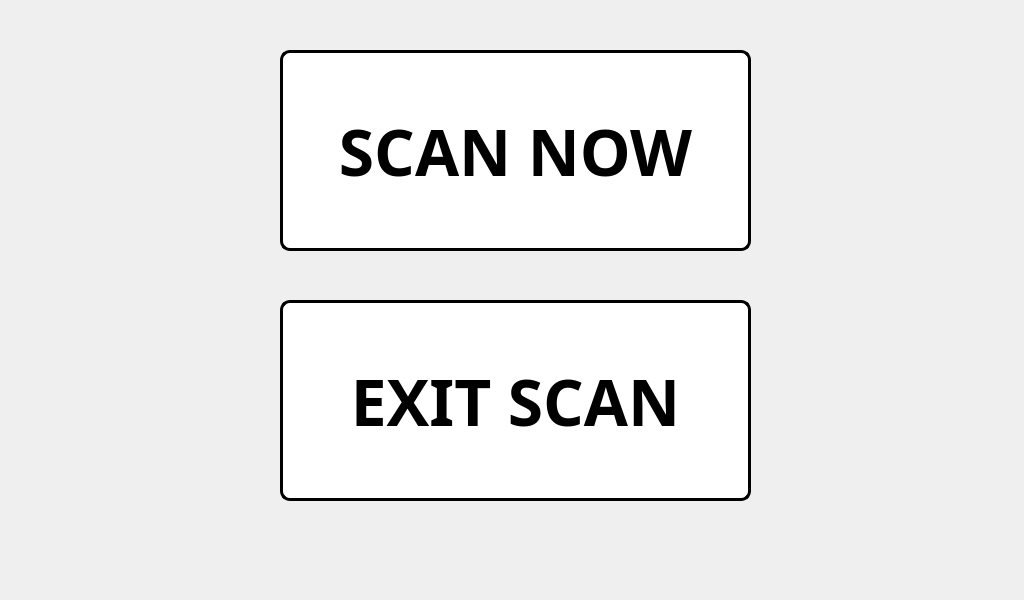
<?xml version="1.0" encoding="UTF-8"?>
<ui version="4.0">
 <class>MainWindow</class>
 <widget class="QMainWindow" name="MainWindow">
  <property name="geometry">
   <rect>
    <x>0</x>
    <y>0</y>
    <width>1024</width>
    <height>600</height>
   </rect>
  </property>
  <property name="minimumSize">
   <size>
    <width>1024</width>
    <height>600</height>
   </size>
  </property>
  <property name="maximumSize">
   <size>
    <width>1024</width>
    <height>600</height>
   </size>
  </property>
  <property name="windowTitle">
   <string>Interactive First Aid Cabinet</string>
  </property>
  <widget class="QWidget" name="centralwidget">
   <widget class="QPushButton" name="scan_button">
    <property name="geometry">
     <rect>
      <x>280</x>
      <y>50</y>
      <width>471</width>
      <height>201</height>
     </rect>
    </property>
    <property name="font">
     <font>
      <family>Unispace</family>
      <pointsize>48</pointsize>
      <weight>75</weight>
      <bold>true</bold>
     </font>
    </property>
    <property name="cursor">
     <cursorShape>PointingHandCursor</cursorShape>
    </property>
    <property name="styleSheet">
     <string notr="true">QPushButton:hover:!pressed
{
  background-color: rgb(195,30,60);
}

QPushButton
{
  background-color: white;
color: black;
border-style: outset;
border-width: 3px;
border-radius:10px;
border-color: black;
}
</string>
    </property>
    <property name="text">
     <string>SCAN NOW</string>
    </property>
   </widget>
   <widget class="QLabel" name="label">
    <property name="geometry">
     <rect>
      <x>0</x>
      <y>0</y>
      <width>1024</width>
      <height>600</height>
     </rect>
    </property>
    <property name="minimumSize">
     <size>
      <width>1024</width>
      <height>600</height>
     </size>
    </property>
    <property name="maximumSize">
     <size>
      <width>1024</width>
      <height>600</height>
     </size>
    </property>
    <property name="cursor">
     <cursorShape>ArrowCursor</cursorShape>
    </property>
    <property name="text">
     <string/>
    </property>
    <property name="pixmap">
     <pixmap>pictures/program_pictures/main_wallpaper.png</pixmap>
    </property>
   </widget>
   <widget class="QPushButton" name="exit_scan">
    <property name="geometry">
     <rect>
      <x>280</x>
      <y>300</y>
      <width>471</width>
      <height>201</height>
     </rect>
    </property>
    <property name="font">
     <font>
      <family>Unispace</family>
      <pointsize>48</pointsize>
      <weight>75</weight>
      <bold>true</bold>
     </font>
    </property>
    <property name="cursor">
     <cursorShape>PointingHandCursor</cursorShape>
    </property>
    <property name="styleSheet">
     <string notr="true">QPushButton:hover:!pressed
{
  background-color: rgb(195,30,60);
}

QPushButton
{
  background-color: white;
color: black;
border-style: outset;
border-width: 3px;
border-radius:10px;
border-color: black;
}
</string>
    </property>
    <property name="text">
     <string>EXIT SCAN</string>
    </property>
   </widget>
   <zorder>label</zorder>
   <zorder>scan_button</zorder>
   <zorder>exit_scan</zorder>
  </widget>
 </widget>
 <resources/>
 <connections/>
</ui>
